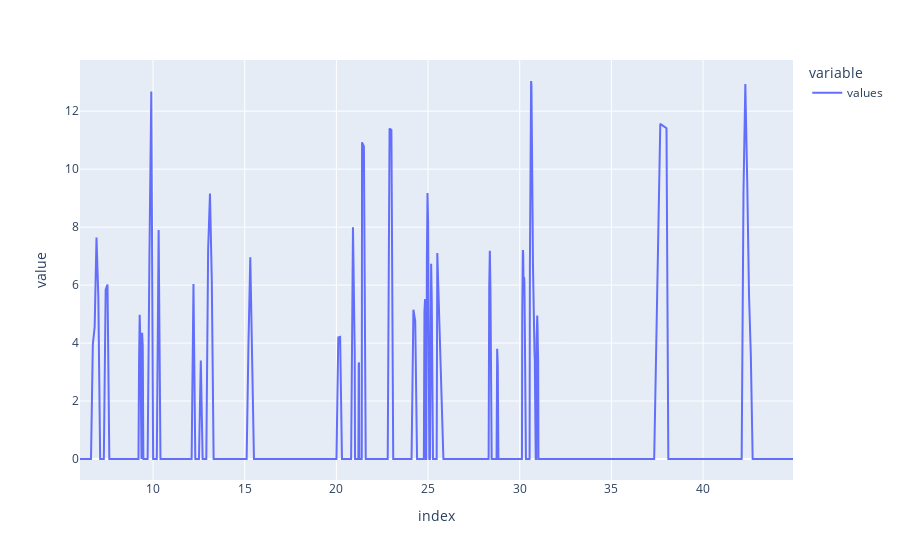

The cell this chart's notebook holds for it:
### Code cell
db['chromato'][0].df.plot()

### Figure 1 — Plotly figure (JSON) as saved in the notebook; plotly's stock layout.template omitted (floating-point values rounded to 4 significant figures; data arrays with more than 128 entries replaced by an {"elided": "..."} marker saying what was removed)
{"data": [{"hovertemplate": "variable=values<br>index=%{x}<br>value=%{y}<extra></extra>", "legendgroup": "values", "line": {"color": "#636efa", "dash": "solid"}, "mode": "lines", "name": "values", "orientation": "v", "showlegend": true, "type": "scatter", "x": {"elided": "504 float values"}, "xaxis": "x", "y": {"elided": "504 float values"}, "yaxis": "y"}], "layout": {"legend": {"title": {"text": "variable"}, "tracegroupgap": 0}, "margin": {"t": 60}, "xaxis": {"anchor": "y", "domain": [0, 1], "title": {"text": "index"}}, "yaxis": {"anchor": "x", "domain": [0, 1], "title": {"text": "value"}}}}
